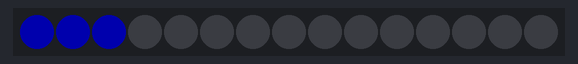
A sketch run on a simulated Arduino Uno, built with avr-gcc and run on an emulated ATmega328P. On the bench: 15 RGB LEDs in strip order, left to right. Dim RGB values are drawn brighter than linear.

Above: at 2.73 s.
At 5.53 s:
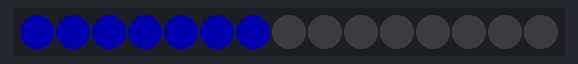
At 7.66 s:
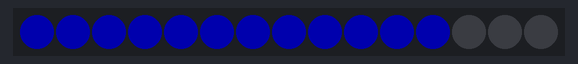

The sketch:

bar_light.ino
```cpp
#include <Adafruit_NeoPixel.h>

#ifdef __AVR__
  #include <avr/power.h>
#endif

#define PIN_1 4
#define NUMPIXELS 15
#define BRIGHT 50

//for the first set of NEO
Adafruit_NeoPixel strip(NUMPIXELS, PIN_1, NEO_GRB + NEO_KHZ800);
uint32_t blue = strip.Color(0,0,BRIGHT);
uint32_t red = strip.Color(BRIGHT,0,0);
uint32_t dark = strip.Color(0,0,0);
uint32_t green = strip.Color(0,BRIGHT,0);

int waitDown = 60;
int set_up = true;

void setup() {
  // put your setup code here, to run once:
  Serial.begin(9600);
  strip.begin();
}

void loop() {
  // put your main code here, to run repeatedly:
  if(set_up){
    start_graph();
  }else{
    //run_cyclo();
    run_up();
  }
}


void runDown(int currPix){
  for(int j = NUMPIXELS; j >= currPix; j--){
    strip.setPixelColor(j, blue);
    strip.show();
    delay(waitDown);
    strip.setPixelColor(j, dark);
  }

}

void run_up(){

  for(int i = 1; i <= NUMPIXELS; i++){
    strip.fill(blue, 0, i);
    strip.show();
    delay(waitDown);
    strip.clear();
  }
}

void start_graph(){
  /*lights are coded in parallel - this treats the code as the same in terms of receptors,
   * meaning we only have to code one of the strips to get the same amount of code in both of them
  */
  for(int i = 1; i <= NUMPIXELS; i++){
    runDown(i);
    strip.fill(blue, 0, i);
    strip.show();
    delay(waitDown);
  }
  strip.clear();
  set_up = false;

}
```
